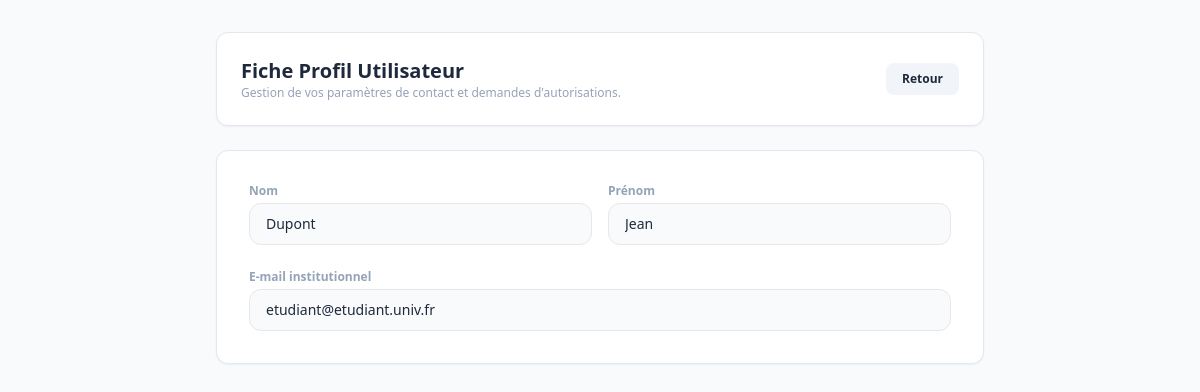
The page /pages/profil.php (signed in) on the database its author committed.
### tables this page shows
CREATE TABLE Etudiant (
    id_etudiant INT AUTO_INCREMENT PRIMARY KEY,
    nom VARCHAR(100) NOT NULL, 
    prenom VARCHAR(100) NOT NULL,
    email VARCHAR(150) NOT NULL UNIQUE,
    mot_de_passe VARCHAR(255) NOT NULL,
    numero_etudiant VARCHAR(50) UNIQUE DEFAULT NULL,
    numero_telephone VARCHAR(20) DEFAULT NULL,
    adresse_postale TEXT DEFAULT NULL,
    groupe_tp VARCHAR(10) DEFAULT NULL,
    groupe_td VARCHAR(10) DEFAULT NULL,
    promotion VARCHAR(50) DEFAULT NULL
);

### pages/profil.php (the view, shortened to what this page needs)
<?php
require_once '../config/database.php';
$id_user = $_SESSION['user_id'];
$type_compte = $_SESSION['type_compte'];
if ($type_compte === 'etudiant') {
    $stmt = $pdo->prepare("SELECT * FROM Etudiant WHERE id_etudiant = :id");
    $stmt->execute(['id' => $id_user]);
    $u = $stmt->fetch();
} else {
    $stmt = $pdo->prepare("SELECT * FROM Enseignant WHERE id_enseignant = :id");
    $stmt->execute(['id' => $id_user]);
    $u = $stmt->fetch();
    $_SESSION['role'] = $u['role'];
}
?>
<!DOCTYPE html>
<html lang="fr">
<head>
    <script src="https://cdn.tailwindcss.com"></script>
</head>
<body class="bg-slate-50 text-slate-800 min-h-screen p-8">
    <div class="max-w-3xl mx-auto flex flex-col gap-6">
        <div class="bg-white p-6 rounded-xl border border-slate-200 flex justify-between items-center shadow-sm">
            <div>
                <h1 class="text-xl font-bold">Fiche Profil Utilisateur</h1>
                <p class="text-xs text-slate-400">Gestion de vos paramètres de contact et demandes d'autorisations.</p>
            </div>
            <a href="../index.php" class="bg-slate-100 px-4 py-2 rounded-lg font-bold text-xs hover:bg-slate-200">Retour</a>
        </div>
        <div class="bg-white p-8 rounded-xl border border-slate-200 shadow-sm space-y-6">
            <div class="grid grid-cols-2 gap-4">
                <div><label class="text-xs font-bold text-slate-400 block mb-1">Nom</label><input type="text" readonly value="<?=htmlspecialchars($u['nom'])?>" class="w-full bg-slate-50 px-4 py-2.5 rounded-xl text-sm border cursor-not-allowed"></div>
                <div><label class="text-xs font-bold text-slate-400 block mb-1">Prénom</label><input type="text" readonly value="<?=htmlspecialchars($u['prenom'])?>" class="w-full bg-slate-50 px-4 py-2.5 rounded-xl text-sm border cursor-not-allowed"></div>
            </div>
            <div><label class="text-xs font-bold text-slate-400 block mb-1">E-mail institutionnel</label><input type="text" readonly value="<?=htmlspecialchars($u['email'])?>" class="w-full bg-slate-50 px-4 py-2.5 rounded-xl text-sm border cursor-not-allowed"></div>
        </div>
    </div>
</body>
</html>

### rows shown on the page
etudiant: nom "Dupont", prenom "Jean", email "etudiant@etudiant.univ.fr"
